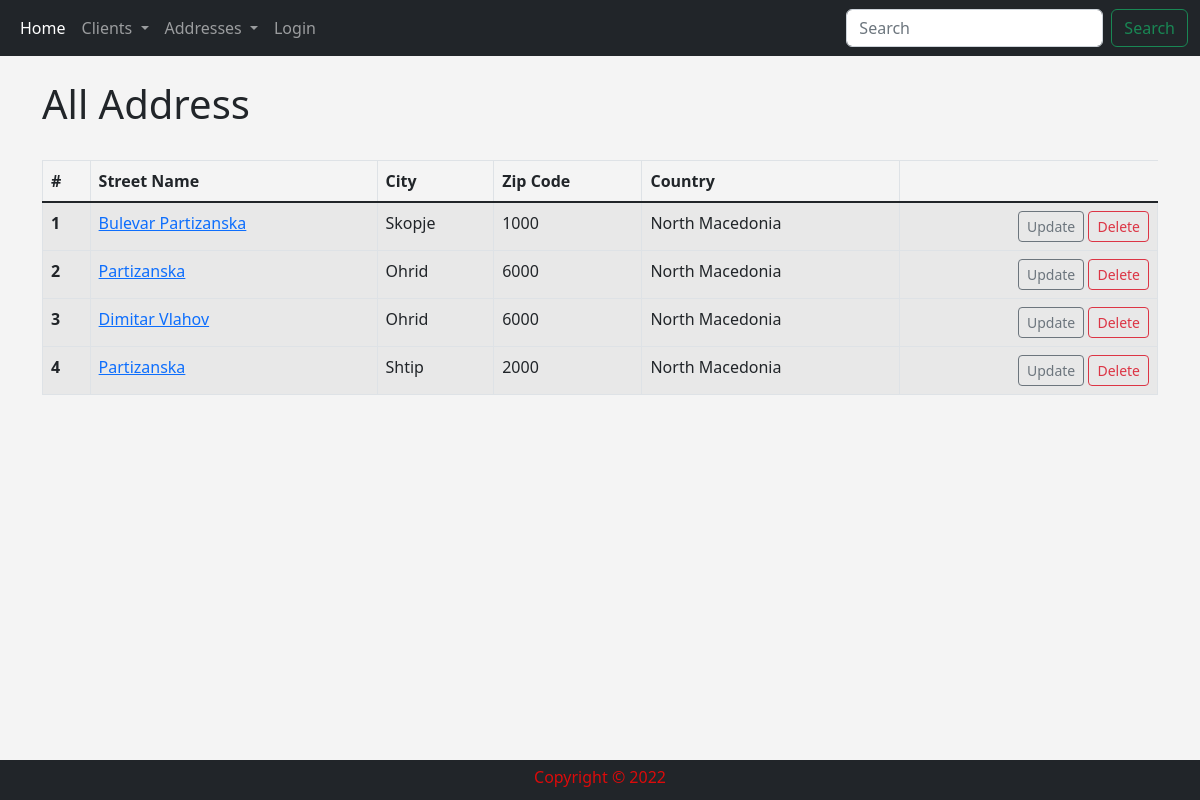
The page /list_address on the database as committed earlier.
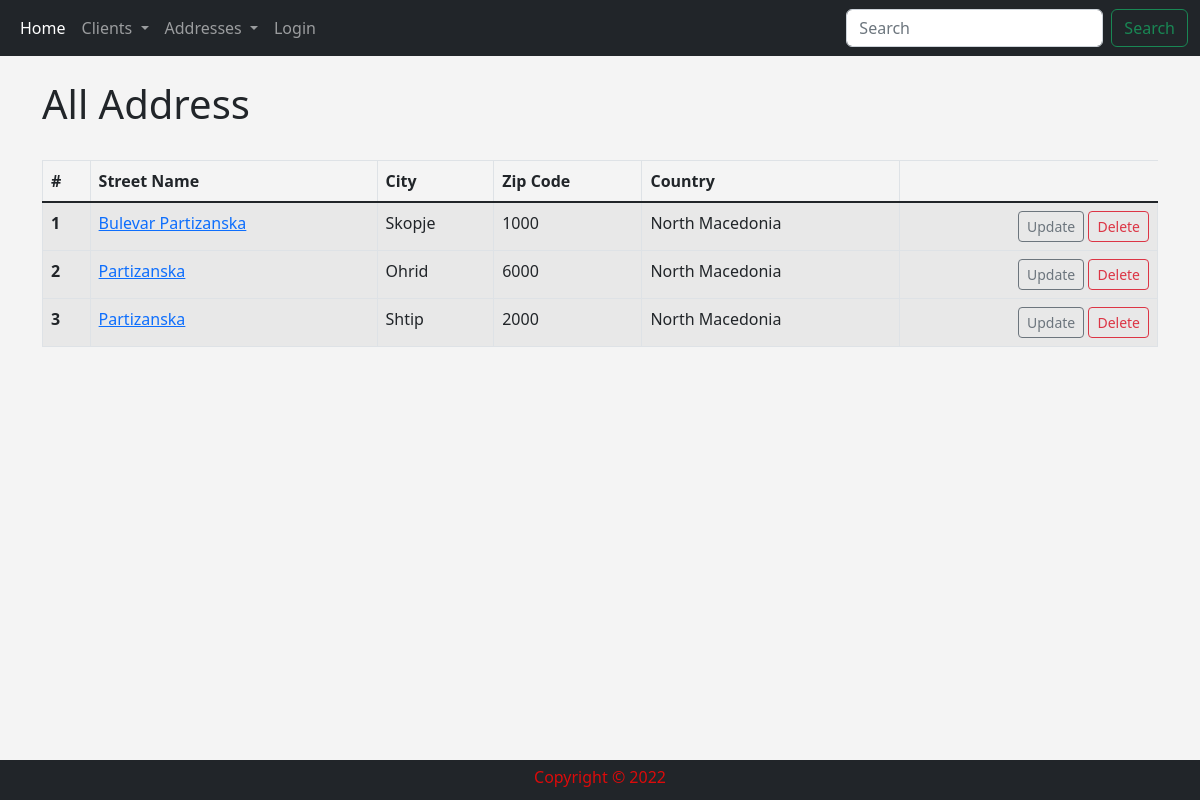
The same page on the database as committed later.
### addresses/models.py (models this page shows, shortened)
class Address(models.Model):
    street_name = models.CharField('Street Name', max_length=100)
    city = models.CharField('City', max_length=50)
    zip_code = models.CharField('Zip Code', max_length=15)
    country = models.CharField('Country', max_length=50)

### addresses/views.py (the view)
# urls.py: path('list_address', views.list_address, name='list_address'),
def list_address(request):
    all_address = Address.objects.all()
    return render(request, 'addresses/list_address.html', {
        "all_address": all_address,
    })

### addresses/templates/addresses/list_address.html
{% extends 'addresses/base.html' %}
{% block content %}
        <div>
            <h1>All Address</h1>
            <br/>
            <table class="table table-striped table-hover table-bordered">
              <thead>
                <tr>
                  <th scope="col">#</th>
                  <th scope="col">Street Name</th>
                  <th scope="col">City</th>
                  <th scope="col">Zip Code</th>
                  <th scope="col">Country</th>
                </tr>
              </thead>
              <tbody class="table-group-divider">
              {% for address in all_address %}
                <tr>
                  <th scope="row">{{ forloop.counter }}</th>
                  <td><a href="{% url 'show_address' address.id %}">{{ address.street_name }}</a></td>
                  <td>{{ address.city }}</td>
                  <td>{{ address.zip_code }}</td>
                  <td>{{ address.country }}</td>
                  <td align="right">
                        <a href="{% url 'update_address' address.id %}" class="btn btn-outline-secondary btn-sm">Update</a>
                        <a href="{% url 'delete_address' address.id %}" class="btn btn-outline-danger btn-sm">Delete</a>
                  </td>
                </tr>
              </tbody>
            {% endfor %}
            </table>
        </div>
        <br/><br/>
{% endblock %}

Rows that differ between the two databases and show on the page:
removed Address: street_name "Dimitar Vlahov", city "Ohrid", zip_code "6000", country "North Macedonia"
